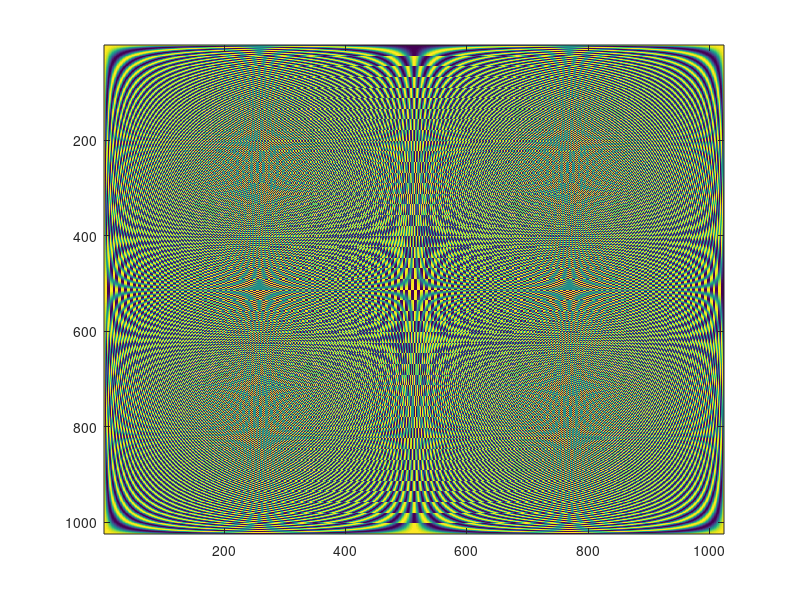
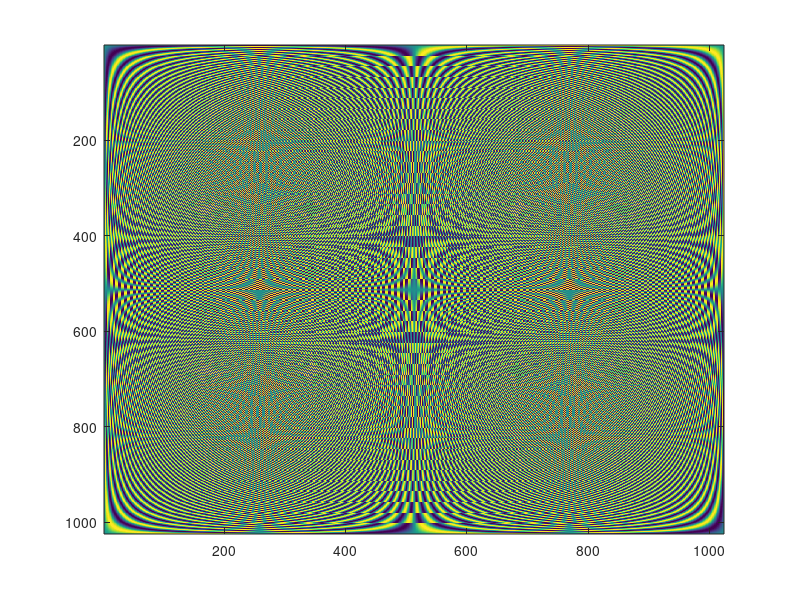

Recreate these plots in MATLAB, in order. (Note: this script raises an error after producing the figures.)
N=1024;
for i=0:N-1
    for j=0:N-1
        w(i+1,j+1)=cos((2*pi*i*j)/N)-1i*sin((2*pi*i*j)/N);
    end
end
dft_matrix = w;

figure(1);
imagesc(real(dft_matrix));

figure(2);
imagesc(imag(dft_matrix));

% For plotting DFT, don't using scaling factor of sqrt(n)
% use it for calculations in stft.

% Need to break audio sample into 8 equal parts. 

y = audioread('Data/Sound_Files/7.wav');

data = audioinfo('Data/Sound_Files/7.wav');
Fs = data.SampleRate;
split_duration = 1; % 1 sec
samples_per_split = split_duration*Fs;
stft_ans = [];
split_count = 1;

for begin = 1:samples_per_split:data.TotalSamples
    end_point = min(begin + samples_per_split - 1, data.TotalSamples);
    y_clip = y(begin:end_point);
    %need to append the multiplication column to the final matrix
    stft_ans(:,split_count) = (dft_matrix/sqrt(N)) * y_clip;
    split_count = split_count + 1;
end

%Display only the positive frequencies
shifted_stft = stft_ans(512:1024, :);

figure(3);
imagesc(abs(shifted_stft));
xlabel('Time in Seconds'); 
ylabel('Frequency');
yticklabels({'500', '450', '400', '350', '300', '250', '200', '150', '100', '50'})
set(gca, 'TickDir', 'out');
box off;
